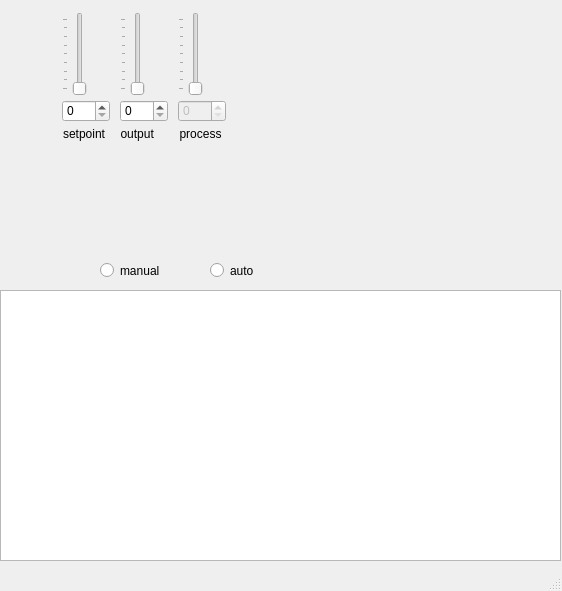
<?xml version="1.0" encoding="UTF-8"?>
<ui version="4.0">
 <class>MainWindow</class>
 <widget class="QMainWindow" name="MainWindow">
  <property name="geometry">
   <rect>
    <x>0</x>
    <y>0</y>
    <width>562</width>
    <height>591</height>
   </rect>
  </property>
  <property name="sizePolicy">
   <sizepolicy hsizetype="Minimum" vsizetype="Fixed">
    <horstretch>0</horstretch>
    <verstretch>0</verstretch>
   </sizepolicy>
  </property>
  <property name="maximumSize">
   <size>
    <width>562</width>
    <height>591</height>
   </size>
  </property>
  <property name="windowTitle">
   <string>tinyPIDqt</string>
  </property>
  <widget class="QWidget" name="centralwidget">
   <widget class="QSlider" name="spSlider">
    <property name="geometry">
     <rect>
      <x>62</x>
      <y>12</y>
      <width>28</width>
      <height>84</height>
     </rect>
    </property>
    <property name="maximum">
     <number>255</number>
    </property>
    <property name="orientation">
     <enum>Qt::Vertical</enum>
    </property>
    <property name="tickPosition">
     <enum>QSlider::TicksAbove</enum>
    </property>
    <property name="tickInterval">
     <number>32</number>
    </property>
   </widget>
   <widget class="QSlider" name="outSlider">
    <property name="geometry">
     <rect>
      <x>120</x>
      <y>12</y>
      <width>28</width>
      <height>84</height>
     </rect>
    </property>
    <property name="maximum">
     <number>255</number>
    </property>
    <property name="orientation">
     <enum>Qt::Vertical</enum>
    </property>
    <property name="tickPosition">
     <enum>QSlider::TicksAbove</enum>
    </property>
    <property name="tickInterval">
     <number>32</number>
    </property>
   </widget>
   <widget class="QSlider" name="pvSlider">
    <property name="enabled">
     <bool>false</bool>
    </property>
    <property name="geometry">
     <rect>
      <x>178</x>
      <y>12</y>
      <width>28</width>
      <height>84</height>
     </rect>
    </property>
    <property name="maximum">
     <number>255</number>
    </property>
    <property name="orientation">
     <enum>Qt::Vertical</enum>
    </property>
    <property name="tickPosition">
     <enum>QSlider::TicksAbove</enum>
    </property>
    <property name="tickInterval">
     <number>32</number>
    </property>
   </widget>
   <widget class="QSpinBox" name="spSpinBox">
    <property name="geometry">
     <rect>
      <x>62</x>
      <y>100</y>
      <width>48</width>
      <height>22</height>
     </rect>
    </property>
    <property name="accelerated">
     <bool>true</bool>
    </property>
    <property name="maximum">
     <number>255</number>
    </property>
   </widget>
   <widget class="QSpinBox" name="outSpinBox">
    <property name="geometry">
     <rect>
      <x>120</x>
      <y>100</y>
      <width>48</width>
      <height>22</height>
     </rect>
    </property>
    <property name="accelerated">
     <bool>true</bool>
    </property>
    <property name="maximum">
     <number>255</number>
    </property>
   </widget>
   <widget class="QSpinBox" name="pvSpinBox">
    <property name="enabled">
     <bool>false</bool>
    </property>
    <property name="geometry">
     <rect>
      <x>178</x>
      <y>100</y>
      <width>48</width>
      <height>22</height>
     </rect>
    </property>
    <property name="accelerated">
     <bool>true</bool>
    </property>
    <property name="maximum">
     <number>255</number>
    </property>
   </widget>
   <widget class="QLabel" name="label">
    <property name="geometry">
     <rect>
      <x>62</x>
      <y>126</y>
      <width>44</width>
      <height>16</height>
     </rect>
    </property>
    <property name="text">
     <string>&lt;!DOCTYPE HTML PUBLIC &quot;-//W3C//DTD HTML 4.0//EN&quot; &quot;http://www.w3.org/TR/REC-html40/strict.dtd&quot;&gt;
&lt;html&gt;&lt;head&gt;&lt;meta name=&quot;qrichtext&quot; content=&quot;1&quot; /&gt;&lt;style type=&quot;text/css&quot;&gt;
p, li { white-space: pre-wrap; }
&lt;/style&gt;&lt;/head&gt;&lt;body style=&quot; font-family:'Sans Serif'; font-size:9pt; font-weight:400; font-style:normal;&quot;&gt;
&lt;p align=&quot;center&quot; style=&quot; margin-top:0px; margin-bottom:0px; margin-left:0px; margin-right:0px; -qt-block-indent:0; text-indent:0px;&quot;&gt;setpoint&lt;/p&gt;&lt;/body&gt;&lt;/html&gt;</string>
    </property>
   </widget>
   <widget class="QLabel" name="label_2">
    <property name="geometry">
     <rect>
      <x>120</x>
      <y>126</y>
      <width>34</width>
      <height>16</height>
     </rect>
    </property>
    <property name="text">
     <string>&lt;!DOCTYPE HTML PUBLIC &quot;-//W3C//DTD HTML 4.0//EN&quot; &quot;http://www.w3.org/TR/REC-html40/strict.dtd&quot;&gt;
&lt;html&gt;&lt;head&gt;&lt;meta name=&quot;qrichtext&quot; content=&quot;1&quot; /&gt;&lt;style type=&quot;text/css&quot;&gt;
p, li { white-space: pre-wrap; }
&lt;/style&gt;&lt;/head&gt;&lt;body style=&quot; font-family:'Sans Serif'; font-size:9pt; font-weight:400; font-style:normal;&quot;&gt;
&lt;p align=&quot;center&quot; style=&quot; margin-top:0px; margin-bottom:0px; margin-left:0px; margin-right:0px; -qt-block-indent:0; text-indent:0px;&quot;&gt;output&lt;/p&gt;&lt;/body&gt;&lt;/html&gt;</string>
    </property>
   </widget>
   <widget class="QLabel" name="label_3">
    <property name="geometry">
     <rect>
      <x>178</x>
      <y>126</y>
      <width>45</width>
      <height>16</height>
     </rect>
    </property>
    <property name="text">
     <string>&lt;!DOCTYPE HTML PUBLIC &quot;-//W3C//DTD HTML 4.0//EN&quot; &quot;http://www.w3.org/TR/REC-html40/strict.dtd&quot;&gt;
&lt;html&gt;&lt;head&gt;&lt;meta name=&quot;qrichtext&quot; content=&quot;1&quot; /&gt;&lt;style type=&quot;text/css&quot;&gt;
p, li { white-space: pre-wrap; }
&lt;/style&gt;&lt;/head&gt;&lt;body style=&quot; font-family:'Sans Serif'; font-size:9pt; font-weight:400; font-style:normal;&quot;&gt;
&lt;p align=&quot;center&quot; style=&quot; margin-top:0px; margin-bottom:0px; margin-left:0px; margin-right:0px; -qt-block-indent:0; text-indent:0px;&quot;&gt;process&lt;/p&gt;&lt;/body&gt;&lt;/html&gt;</string>
    </property>
   </widget>
   <widget class="QGraphicsView" name="graphicsView">
    <property name="geometry">
     <rect>
      <x>0</x>
      <y>290</y>
      <width>561</width>
      <height>271</height>
     </rect>
    </property>
   </widget>
   <widget class="QRadioButton" name="radioButton">
    <property name="geometry">
     <rect>
      <x>100</x>
      <y>260</y>
      <width>71</width>
      <height>21</height>
     </rect>
    </property>
    <property name="text">
     <string>manual</string>
    </property>
   </widget>
   <widget class="QRadioButton" name="radioButton_2">
    <property name="geometry">
     <rect>
      <x>210</x>
      <y>260</y>
      <width>61</width>
      <height>21</height>
     </rect>
    </property>
    <property name="text">
     <string>auto</string>
    </property>
   </widget>
  </widget>
  <widget class="QMenuBar" name="menubar">
   <property name="geometry">
    <rect>
     <x>0</x>
     <y>0</y>
     <width>562</width>
     <height>20</height>
    </rect>
   </property>
  </widget>
  <widget class="QStatusBar" name="statusbar"/>
 </widget>
 <resources/>
 <connections>
  <connection>
   <sender>outSlider</sender>
   <signal>valueChanged(int)</signal>
   <receiver>outSpinBox</receiver>
   <slot>setValue(int)</slot>
   <hints>
    <hint type="sourcelabel">
     <x>147</x>
     <y>115</y>
    </hint>
    <hint type="destinationlabel">
     <x>164</x>
     <y>129</y>
    </hint>
   </hints>
  </connection>
  <connection>
   <sender>pvSlider</sender>
   <signal>valueChanged(int)</signal>
   <receiver>pvSpinBox</receiver>
   <slot>setValue(int)</slot>
   <hints>
    <hint type="sourcelabel">
     <x>198</x>
     <y>115</y>
    </hint>
    <hint type="destinationlabel">
     <x>223</x>
     <y>133</y>
    </hint>
   </hints>
  </connection>
  <connection>
   <sender>outSpinBox</sender>
   <signal>valueChanged(int)</signal>
   <receiver>outSlider</receiver>
   <slot>setValue(int)</slot>
   <hints>
    <hint type="sourcelabel">
     <x>129</x>
     <y>133</y>
    </hint>
    <hint type="destinationlabel">
     <x>124</x>
     <y>115</y>
    </hint>
   </hints>
  </connection>
  <connection>
   <sender>pvSpinBox</sender>
   <signal>valueChanged(int)</signal>
   <receiver>pvSlider</receiver>
   <slot>setValue(int)</slot>
   <hints>
    <hint type="sourcelabel">
     <x>201</x>
     <y>134</y>
    </hint>
    <hint type="destinationlabel">
     <x>185</x>
     <y>115</y>
    </hint>
   </hints>
  </connection>
  <connection>
   <sender>radioButton</sender>
   <signal>toggled(bool)</signal>
   <receiver>outSlider</receiver>
   <slot>setEnabled(bool)</slot>
   <hints>
    <hint type="sourcelabel">
     <x>135</x>
     <y>290</y>
    </hint>
    <hint type="destinationlabel">
     <x>133</x>
     <y>115</y>
    </hint>
   </hints>
  </connection>
  <connection>
   <sender>radioButton_2</sender>
   <signal>toggled(bool)</signal>
   <receiver>outSlider</receiver>
   <slot>setDisabled(bool)</slot>
   <hints>
    <hint type="sourcelabel">
     <x>240</x>
     <y>290</y>
    </hint>
    <hint type="destinationlabel">
     <x>133</x>
     <y>115</y>
    </hint>
   </hints>
  </connection>
  <connection>
   <sender>radioButton_2</sender>
   <signal>toggled(bool)</signal>
   <receiver>outSpinBox</receiver>
   <slot>setDisabled(bool)</slot>
   <hints>
    <hint type="sourcelabel">
     <x>240</x>
     <y>290</y>
    </hint>
    <hint type="destinationlabel">
     <x>145</x>
     <y>130</y>
    </hint>
   </hints>
  </connection>
  <connection>
   <sender>radioButton</sender>
   <signal>toggled(bool)</signal>
   <receiver>outSpinBox</receiver>
   <slot>setEnabled(bool)</slot>
   <hints>
    <hint type="sourcelabel">
     <x>135</x>
     <y>290</y>
    </hint>
    <hint type="destinationlabel">
     <x>145</x>
     <y>130</y>
    </hint>
   </hints>
  </connection>
  <connection>
   <sender>spSpinBox</sender>
   <signal>valueChanged(int)</signal>
   <receiver>spSlider</receiver>
   <slot>setValue(int)</slot>
   <hints>
    <hint type="sourcelabel">
     <x>81</x>
     <y>134</y>
    </hint>
    <hint type="destinationlabel">
     <x>66</x>
     <y>88</y>
    </hint>
   </hints>
  </connection>
  <connection>
   <sender>spSlider</sender>
   <signal>valueChanged(int)</signal>
   <receiver>spSpinBox</receiver>
   <slot>setValue(int)</slot>
   <hints>
    <hint type="sourcelabel">
     <x>89</x>
     <y>115</y>
    </hint>
    <hint type="destinationlabel">
     <x>105</x>
     <y>128</y>
    </hint>
   </hints>
  </connection>
 </connections>
</ui>
